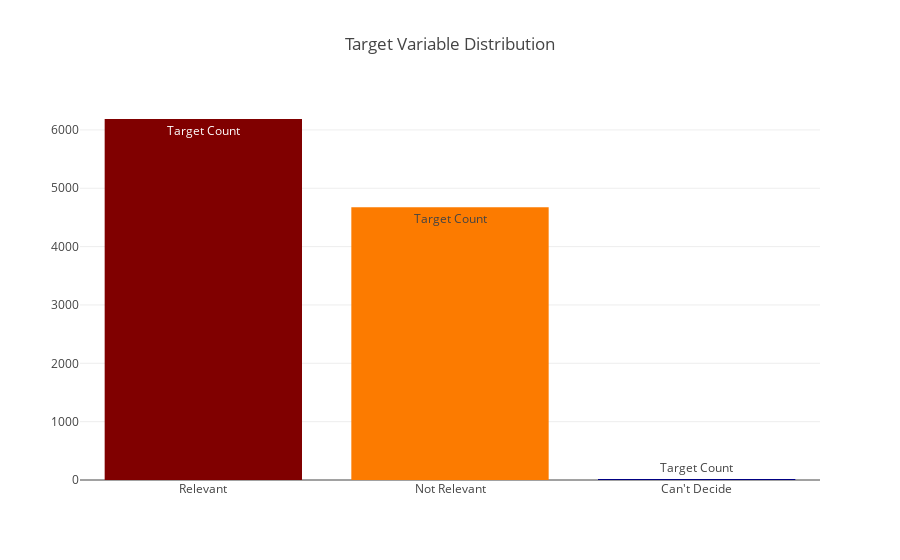

Notebook code cell kept with this figure:
### Code cell
# Target variable distribution
data = [go.Bar(
        x = df.choose_one.unique(),
        y = df.choose_one.value_counts().values,
        marker = dict(colorscale = 'Jet', color = df.choose_one.value_counts().values),
        text = 'Target Count'
)]

layout = go.Layout(
    title = 'Target Variable Distribution'
)

fig = go.Figure(data=data, layout=layout)

py.iplot(fig, filename='basic-bar')

### Figure 1 — Plotly figure (JSON) as saved in the notebook; plotly's stock layout.template omitted (floating-point values rounded to 4 significant figures)
{"data": [{"marker": {"color": [6187, 4673, 16], "colorscale": "Jet"}, "text": "Target Count", "type": "bar", "uid": "97fff605-7e16-4765-8fd6-41202bee3c52", "x": ["Relevant", "Not Relevant", "Can't Decide"], "y": [6187, 4673, 16]}], "layout": {"title": {"text": "Target Variable Distribution"}}}
